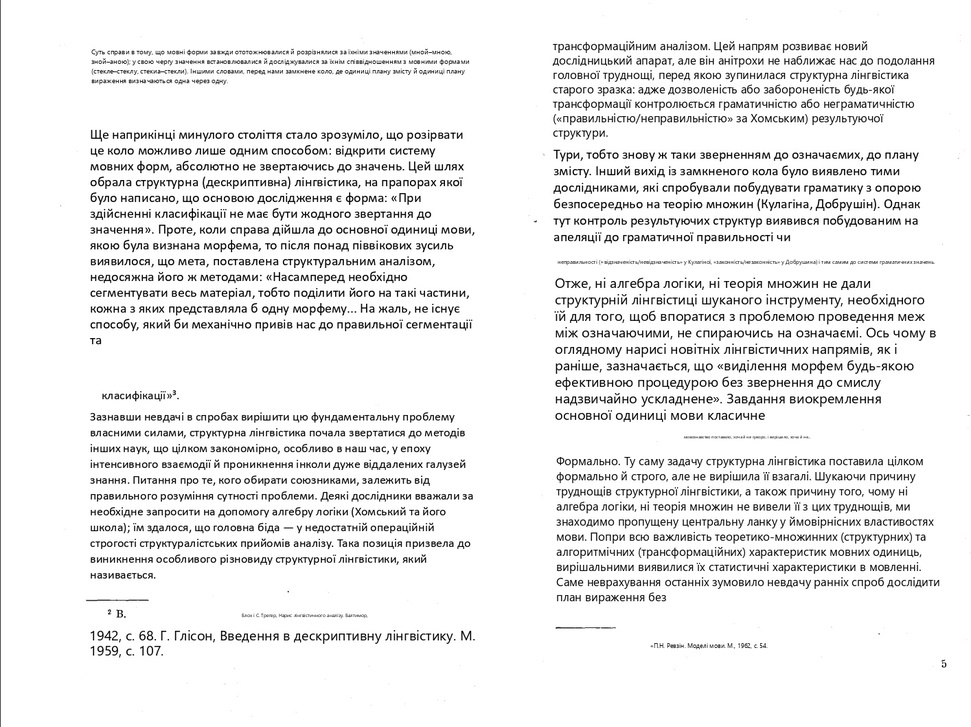
#> input picture translated_image.jpg, 971 x 727 px, shrunk from 1414 x 1058 before the run; its folder holds only this picture in this run
$ python -i reader.py   (imports and definitions only)
#> lines starting #> are read from the running program, lines starting #| are printed output that depends on the picture; after the words box and inside, x2 and y2 are one past the last pixel; in counts of white or black regions, pixels touching at a corner belong together
#> further down, picture is the input picture: shape (727, 971, 3); min 0, max 255, mean 236.7
"""OCR reader and layout utilities built on top of pytesseract and OpenCV.

This module provides:
- Building a cleaned DataFrame from pytesseract output.
- Grouping words to lines and paragraphs.
- Splitting text into columns and detecting headings.
- Preprocessing images for OCR and extracting text boxes.

All functions include Doxygen-style documentation tags.
"""

from __future__ import annotations

from typing import Any, Dict, List
import os
import json

import cv2
import numpy as np
import pandas as pd
import pytesseract
from sklearn.cluster import KMeans
from sklearn.preprocessing import StandardScaler


_TESSERACT_CONFIGURED = False


# [272 lines left out: functions _configure_tesseract, build_dataframe_from_tesseract, group_words_to_lines, horizontal_overlap, split_lines_into_columns, finalize_paragraph and 2 more, not called in this run]


def preprocess_image_for_ocr(img_bgr: np.ndarray) -> np.ndarray:
    """Preprocess a BGR image to improve OCR accuracy.

    Doxygen:
    - @param img_bgr: Input image in BGR format.
    - @return: Preprocessed BGR image.
    """
    gray = cv2.cvtColor(img_bgr, cv2.COLOR_BGR2GRAY)
    gray = cv2.bilateralFilter(gray, d=7, sigmaColor=50, sigmaSpace=50)
    th = cv2.adaptiveThreshold(gray, 255, cv2.ADAPTIVE_THRESH_GAUSSIAN_C,
                               cv2.THRESH_BINARY, 31, 10)
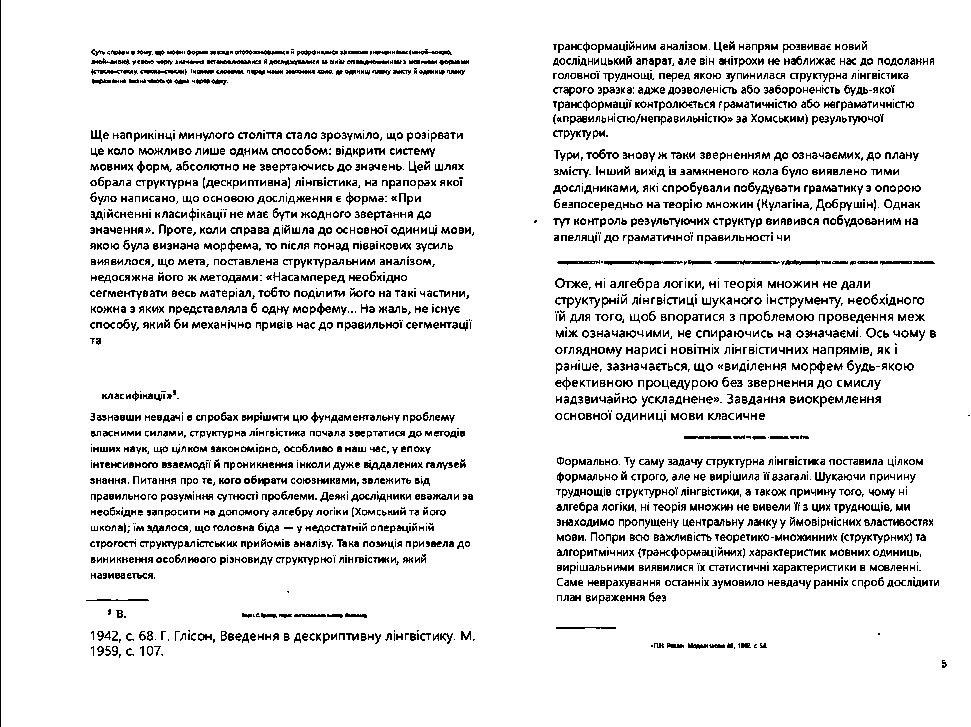
#> th: shape (727, 971); 89.7% white; black in thin lines or dots
    th = cv2.medianBlur(th, 3)
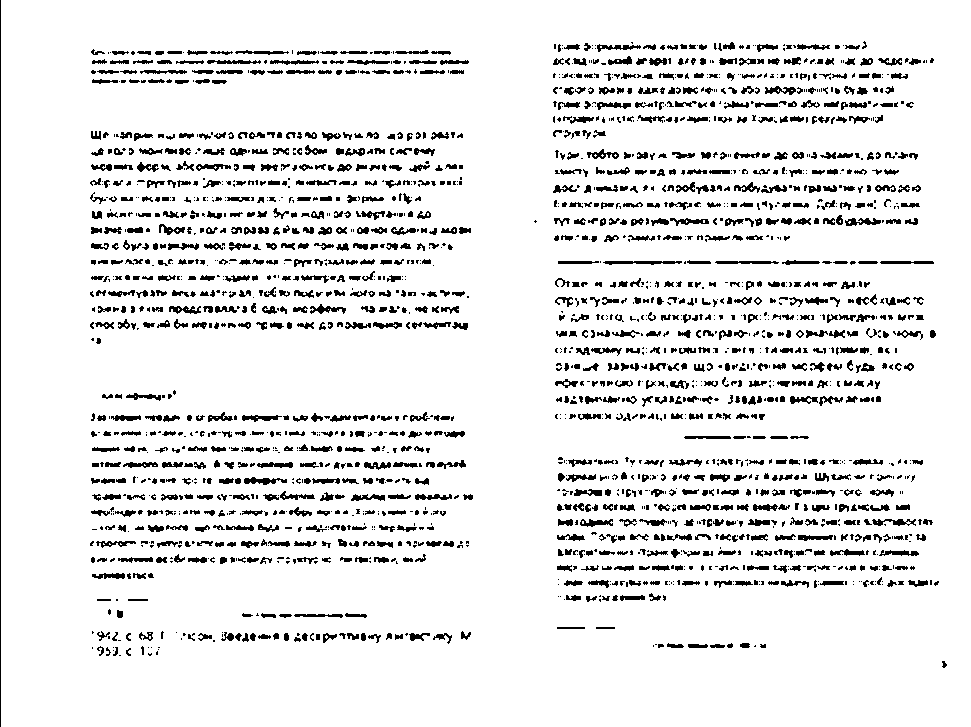
#> th: shape (727, 971); 90.9% white; 2145 black regions (1010 under 20 px), largest, box (x1, y1, x2, y2) and area: (0, 0, 1, 727) 727, (603, 261, 682, 265) 226, (244, 477, 287, 485) 192
    # convert back to 3-channel BGR for consistency with downstream
    return cv2.cvtColor(th, cv2.COLOR_GRAY2BGR)


# [110 lines left out: functions ocr_image_boxes, choose_blocks_strategy, not called in this run]

>>> import cv2
>>> picture = cv2.imread('../../translated_image.jpg')
>>> result = preprocess_image_for_ocr(picture)
